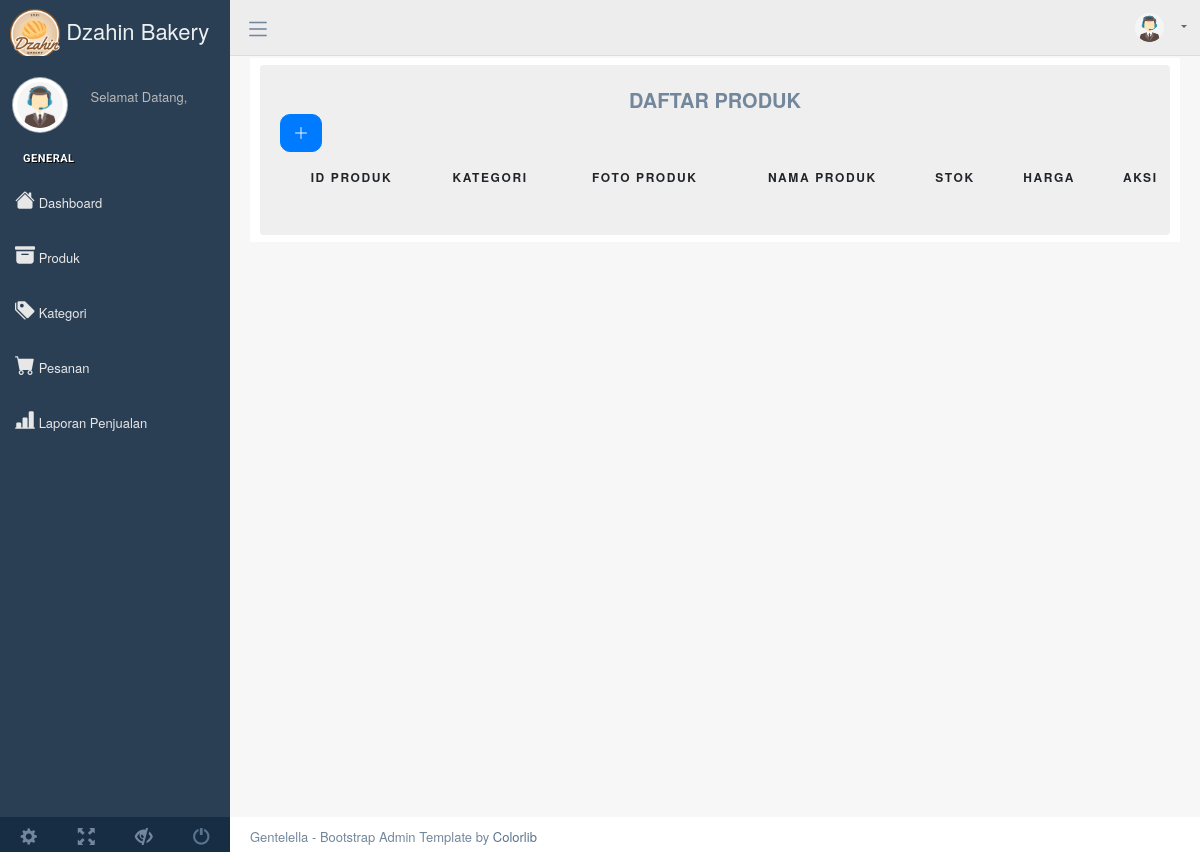
Page /index.php/admin/produk on the earlier database version.
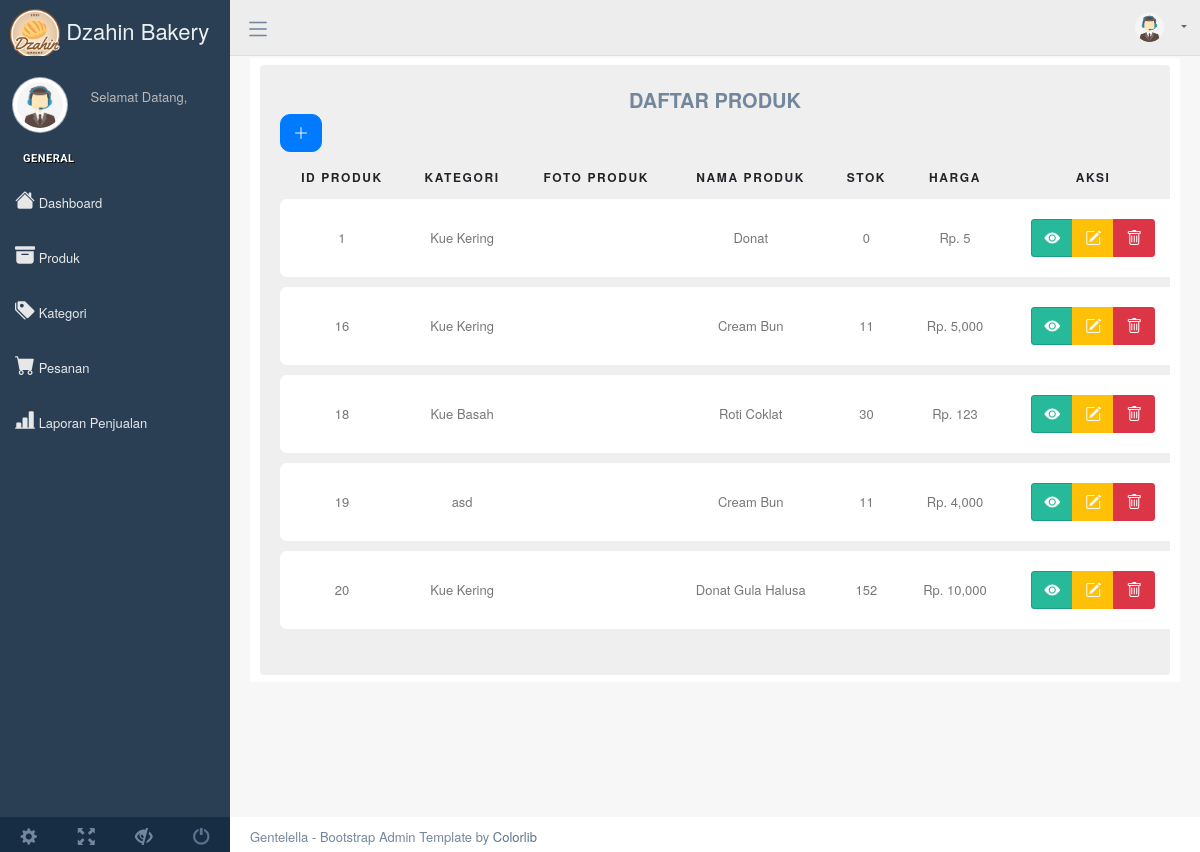
Same page on the later database version.
### tables this page shows
CREATE TABLE `tbl_produk` (
  `idProduk` int(11) NOT NULL,
  `idKategori` int(11) NOT NULL,
  `foto` varchar(100) NOT NULL,
  `namaProduk` varchar(30) NOT NULL,
  `harga` varchar(6) NOT NULL,
  `stok` int(3) NOT NULL,
  `berat` int(11) NOT NULL,
  `deskripsi_produk` text NOT NULL
);

CREATE TABLE `tbl_kategori` (
  `idKategori` int(11) NOT NULL,
  `namaKategori` varchar(30) NOT NULL
);

### application/controllers/Admin.php (called while the page is built, shortened)
<?php
class Admin extends CI_Controller
{
  public function __construct()
  {
    $this->load->library('form_validation');
    $this->load->model('Madmin');
    $this->load->model('M_pesanan_masuk');
    $this->load->model('M_penjualan');
  }
    public function produk()
      {
          $data['produk'] = $this->Madmin->tampilJoin()->result();
          $data['kategori'] = $this->Madmin->get_all_data('tbl_kategori')->result();
          $this->load->view('admin/sidebar');
          $this->load->view('admin/menu');
          $this->load->view('admin/produk', $data);
          $this->load->view('admin/footer');
      }
}

### index.php (called while the page is built, shortened)
<?php
require_once BASEPATH.'core/CodeIgniter.php';

### application/models/Madmin.php (called while the page is built, shortened)
<?php
class Madmin extends CI_Model
{
  public function tampilJoin(){
		$this->db->select('*');
		$this->db->from('tbl_produk');
		$this->db->join('tbl_kategori', 'tbl_produk.idKategori = tbl_kategori.idKategori', 'left');
		$query = $this->db->get();
		return $query;
	}
}

### application/views/admin/produk.php (the view, shortened to what this page needs)
<div class="right_col" role="main">
    <div class="row mt-5">
        <div class="col-md-12 col-sm-12">
            <div class="dashboard_graph">
                <div class="row justify-content-center">
                    <div class="col-md-12">
                        <div class="row justify-content-center">
                            <div class="col-md-12">
                                <div class="table-responsive custom-table-responsive">
                                    <table class="table custom-table text-center">
                                        <thead>
                                            <nav class="text-center" aria-label=" breadcrumb">
                                                    <a class="breadcrumb-item" aria-current="page" style="font-size:20px;"><b>DAFTAR PRODUK</b></a>
                                            </nav>
                                            <tr>
                                                <a type="button" class="btn btn-primary text-light" style="border-radius: 10px;" title="Tambah Produk" data-toggle="modal"  data-target="#tambahproduk" >
                                                    <i class="bi bi-plus-lg"></i>
                                                </a>
                                                <th scope="col" class="align-middle">id Produk</th>
                                                <th scope="col" class="align-middle">Kategori</th>
                                                <th scope="col" class="align-middle">Foto Produk</th>
                                                <th scope="col" class="align-middle">Nama Produk</th>
                                                <th scope="col" class="align-middle">Stok</th>
                                                <th scope="col" class="align-middle">Harga</th>
                                                <th scope="col" class="align-middle">Aksi</th>
                                            </tr>
                                        </thead>
                                        <tbody>
                                            <tr scope="row">
                                            <?php foreach ($produk as $val) { ?>
                                                <td class="align-middle">
                                                <?php echo $val->idProduk; ?>
                                                </td>
                                                <td class="align-middle">
                                                <?php echo $val->namaKategori; ?>
                                                </td>
                                                <td class="align-middle"><img src="<?=base_url()?>upload/<?=$val->foto?>" style="max-width: 80px;" alt=""></td>
                                                <td class="align-middle">
                                                <?php echo $val->namaProduk; ?>
                                                </td>
                                                <td class="align-middle"><?php echo $val->stok; ?></td>
                                                <td class="align-middle">Rp. <?php echo number_format($val->harga, 0); ?></td>
                                                <td class="align-middle">
                                                    <div class="btn-group">
                                                            <a  type="button" class="btn btn-success text-light" title="Lihat Detail Produk" data-toggle="modal"  data-target="#detailproduk<?php echo $val->idProduk ?>">
                                                                <i class="bi bi-eye-fill"></i>
                                                            </a>
                                                            <a type="button" class="btn btn-warning text-light" title="Edit Produk" data-toggle="modal"  data-target="#editproduk<?php echo $val->idProduk ?>">
                                                                <i class="bi bi-pencil-square"></i>
                                                            </a>
                                                            <a type="button" class="btn btn-danger" title="Delete Produk" class="btn-danger" href="<?php echo site_url('admin/delete_produk/' . $val->idProduk); ?>" onclick="return confirm('Yakin Akan Hapus Data Ini?')">
                                                                <i class="bi bi-trash"></i>
                                                            </a>
                                                    </div>
                                                </td>
                                            </tr>
                                            <tr class="spacer"><td colspan="100"></td></tr>
                                        <?php } ?>
                                        </tbody>
                                    </table>
                                </div>
                            </div>
                        </div>
                    </div>
                </div>
            </div>
        </div>
    </div>
</div>

### application/views/admin/sidebar.php (shortened to what this page needs)
<!DOCTYPE html>
<html lang="en">
  <head>
    <link rel="stylesheet" href="<?php echo base_url('assets/admin/colorlib/fonts/icomoon/style.css');?>">
    <link rel="stylesheet" href="<?php echo base_url('assets/admin/colorlib/css/owl.carousel.min.css');?>">
    <link rel="stylesheet" href="<?php echo base_url('assets/admin/colorlib/css/bootstrap.min.css');?>">
    <link rel="stylesheet" href="<?php echo base_url('assets/admin/colorlib/css/style.css');?>">
        <link rel="stylesheet" href="<?php echo base_url('assets/admin/vendors/bootstrap/css/bootstrap.min.css');?>">
        <link rel="stylesheet" href="https://cdn.jsdelivr.net/npm/bootstrap-icons@1.11.2/font/bootstrap-icons.min.css">
        <link rel="stylesheet" href="<?php echo base_url('assets/admin/vendors/nprogress/nprogress.css');?>">
        <link rel="stylesheet" href="<?php echo base_url('assets/admin/vendors/iCheck/skins/flat/green.css');?>">
        <link rel="stylesheet" href="<?php echo base_url('assets/admin/vendors/bootstrap-progressbar/css/bootstrap-progressbar-3.3.4.min.css');?>">
        <link rel="stylesheet" href="<?php echo base_url('assets/admin/vendors/jqvmap/jqvmap.min.css');?>">
        <link rel="stylesheet" href="<?php echo base_url('assets/admin/vendors/bootstrap-daterangepicker/daterangepicker.css');?>">
        <link rel="stylesheet" href="<?php echo base_url('assets/admin/build/css/custom.min.css');?>">
        <link rel="stylesheet" href="<?php echo base_url('assets/admin/build/css/style.css');?>">
  </head>
      <body class="nav-md">
    <div class="container body">
      <div class="main_container">
        <div class="col-md-3 left_col position-fixed" id="sticky-sidebar">
          <div class="left_col scroll-view">
            <div class="navbar nav_title" style="border: 0;" >
              <a href="<?php echo site_url('adminpanel/dashboard');?>" class="site_title"><img src="<?php echo base_url('assets/img/logo_dzahin_bakery.png');?>" width="50"> <span>Dzahin Bakery</span></a>
            </div>
            <div class="profile clearfix">
              <div class="profile_pic">
                <img src="<?php echo base_url('assets/img/profiladmin.jpg');?>" alt="Profil Anda" class="img-circle profile_img">
              </div>
              <div class="profile_info">
                <span>Selamat Datang,</span>
              </div>
            </div>
            <br />
            <div id="sidebar-menu" class="main_menu_side hidden-print main_menu">
              <div class="menu_section">
                <h3>General</h3>
                <ul class="nav side-menu">
                  <li><a href="<?php echo site_url('admin');?>"><i class="bi bi-house-fill h5"></i> Dashboard </a></li>
                  <li><a href="<?php echo site_url('admin/produk');?>"><i class="bi bi-archive-fill h5"></i> Produk </a></li>
                  <li><a href="<?php echo site_url('admin/kategori');?>"><i class="bi bi-tags-fill h5"></i> Kategori </a></li>
                  <li><a href="<?php echo site_url('admin/pesanan');?>"><i class="bi bi-cart-fill h5"></i> Pesanan </a></li>
                  <li><a href="<?php echo site_url('admin/penjualan');?>"><i class="bi bi-bar-chart-line-fill h5"></i> Laporan Penjualan </a></li>
                </ul>
              </div>
            </div>
            <div class="sidebar-footer hidden-small">
              <a data-toggle="tooltip" data-placement="top" title="Settings">
                <span class="glyphicon glyphicon-cog" aria-hidden="true"></span>
              </a>
              <a data-toggle="tooltip" data-placement="top" title="FullScreen">
                <span class="glyphicon glyphicon-fullscreen" aria-hidden="true"></span>
              </a>
              <a data-toggle="tooltip" data-placement="top" title="Lock">
                <span class="glyphicon glyphicon-eye-close" aria-hidden="true"></span>
              </a>
              <a data-toggle="tooltip" data-placement="top" title="Logout" href="login.html">
                <span class="glyphicon glyphicon-off" aria-hidden="true"></span>
              </a>
            </div>
          </div>
        </div>

### application/views/admin/menu.php (shortened to what this page needs)
<div class="top_nav fixed-top">
          <div class="nav_menu">
              <div class="nav toggle">
                <a id="menu_toggle"><i class="bi bi-list h5"></i></a>
              </div>
              <nav class="nav navbar-nav">
              <ul class=" navbar-right">
                <li class="nav-item dropdown open" style="padding-left: 15px;">
                  <a href="javascript:;" class="user-profile dropdown-toggle" aria-haspopup="true" id="navbarDropdown" data-toggle="dropdown" aria-expanded="false">
                    <img src="<?php echo base_url('assets/img/profiladmin.jpg');?>" alt=""><b style="font-size:15px;"><?=$this->session->userdata('username')?></b>
                  </a>
                </li>
              </ul>
            </nav>
          </div>
        </div>

### application/views/admin/footer.php (shortened to what this page needs)
<footer>
          <div class="pull-right">
            Gentelella - Bootstrap Admin Template by <a href="https://colorlib.com">Colorlib</a>
          </div>
        </footer>
      </div>
    </div>
  </body>
</html>

Differences in the rows shown:
added tbl_produk: idProduk "1", idKategori.namaKategori "Kue Kering", namaProduk "Donat", stok "0", harga "5"
added tbl_produk: idProduk "16", idKategori.namaKategori "Kue Kering", namaProduk "Cream Bun", stok "11", harga "5,000"
added tbl_produk: idProduk "18", idKategori.namaKategori "Kue Basah", namaProduk "Roti Coklat", stok "30", harga "123"
added tbl_produk: idProduk "19", idKategori.namaKategori "asd", namaProduk "Cream Bun", stok "11", harga "4,000"
added tbl_produk: idProduk "20", idKategori.namaKategori "Kue Kering", namaProduk "Donat Gula Halusa", stok "152", harga "10,000"
